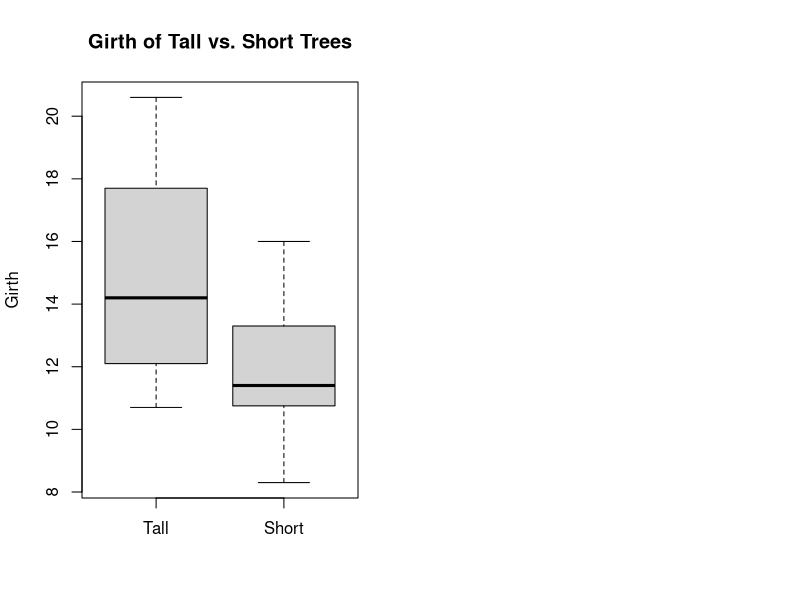

Reproduce this figure in R.
## ---- chunk 1
knitr::opts_chunk$set(echo = TRUE)
## ---- chunk 2
summary(trees)
head(trees, 5)
## ---- chunk 3
tall = trees$Height > mean(trees$Height)
tallTrees = trees[tall,]
shortTrees = trees[!tall,]
par(mfrow=c(1,2))
boxplot(tallTrees$Girth, names=c("Tall", "Short"), shortTrees$Girth, main="Girth of Tall vs. Short Trees", ylab="Girth")
## ---- chunk 4
t.test(Girth ~ tall, data=trees)
